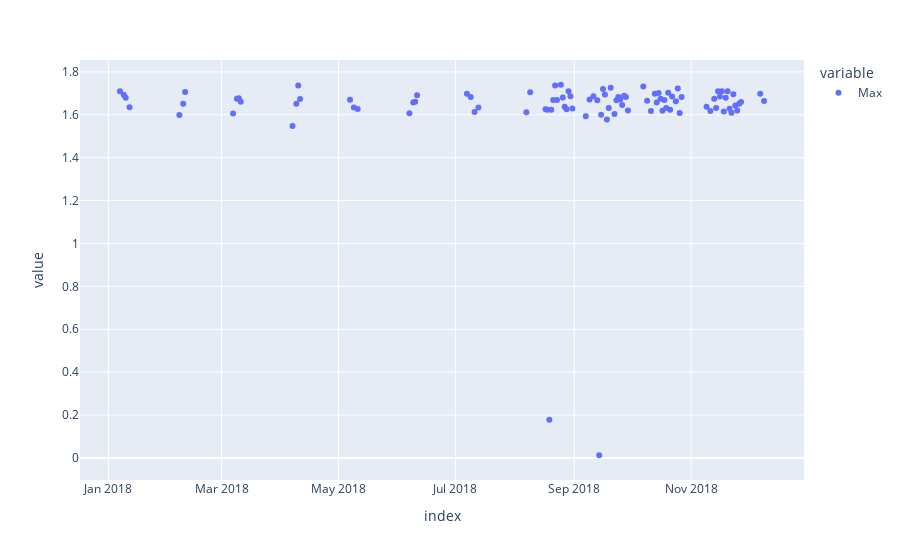

Notebook code for this chart:
### Code cell
fig=go.Figure()
#fig.add_trace(go.Scatter(x=RMS_copy.index,y=RMS_copy.RMS,name='RMS'))
scatter = px.scatter(p2p_df.Max,labels={'x':'Date','y':'Value'})
scatter
